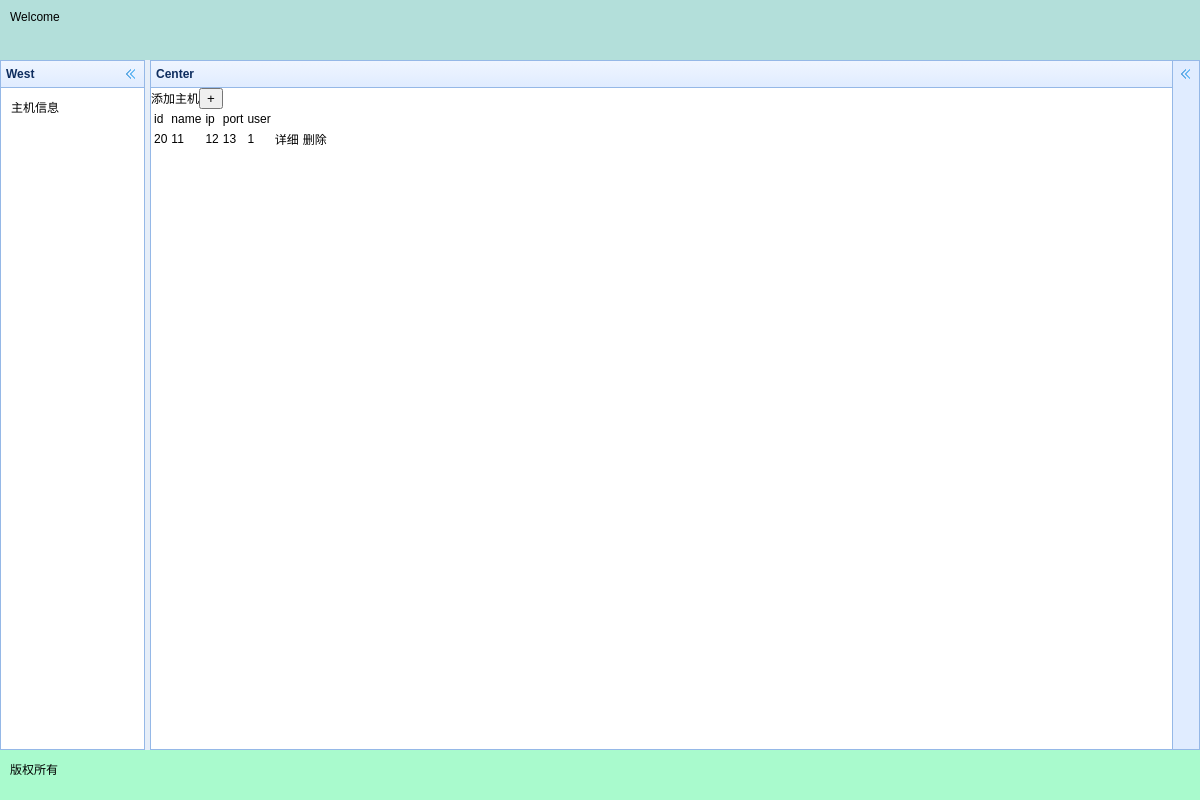
/index, run on the app's committed database.
### hostmanager/models.py (models this page shows)
class Host(models.Model):
    id = models.AutoField(primary_key=True)
    name = models.CharField(max_length=30)
    ip = models.GenericIPAddressField()
    port = models.IntegerField()
    user = models.CharField(max_length=30)
    def __repr__(self):
        return self.name

### hostmanager/views.py (the view)
# urls.py: url(r'^index', views.index),
def index(request):
    host_list = []
    data = models.Host.objects.all()
    print(data)
    for i in data:
        print(i.id, i.name, i.ip, i.port, i.user)
        host_list.append({"id": i.id, "name": i.name, "ip": i.ip, "port": i.port, "user": i.user})
    print(host_list)
    return render(request, 'index.html', {"host_list": host_list})

### templates/index.html (shortened to what this page needs)
<!DOCTYPE html>
<html>
<head>
    <link rel="stylesheet" type="text/css" href="/static/easyui/themes/default/easyui.css">
    <link rel="stylesheet" type="text/css" href="/static/easyui/themes/icon.css">
    <link rel="stylesheet" type="text/css" href="/static/easyui/demo/demo.css">
</head>
<body class="easyui-layout">
<div data-options="region:'north',border:false" style="height:60px;background:#B3DFDA;padding:10px">
    Welcome
</div>
<div data-options="region:'west',split:true,title:'West'" style="width:150px;padding:10px;">
    <div>主机信息</div>
</div>
<div data-options="region:'south',border:false" style="height:50px;background:#A9FACD;padding:10px;">
    版权所有
</div>
<div data-options="region:'center',title:'Center'">
    <span>添加主机</span><button class="add_host">+</button>
    <table>
    <tr>
                <td>id</td>
                <td>name</td>
                <td>ip</td>
                <td>port</td>
                <td>user</td>
            </tr>
        {% for i in host_list %}
            <tr>
                <td>{{ i.id }}</td>
                <td>{{ i.name }}</td>
                <td>{{ i.ip }}</td>
                <td>{{ i.port }}</td>
                <td>{{ i.user }}</td>
                <td ><div class="host_info" host_id={{ i.id }}>详细</div></td>
                <td ><div class="host_del" host_id={{ i.id }}>删除</div></td>
            </tr>
        {% endfor %}
    </table>
</div>
</body>
</html>

### static/easyui/themes/default/easyui.css (style rules this page uses)
.panel-header, .panel-body { border-width: 1px; border-style: solid; }
.panel-body { overflow: auto; border-top-width: 0; padding: 0; }
.panel-body-noheader { border-top-width: 1px; }
.panel-body-noborder { border-width: 0px; }
.panel-noscroll { overflow: hidden; }
.panel-fit, .panel-fit body { height: 100%; margin: 0; padding: 0; border: 0; overflow: hidden; }
.panel-header, .panel-body { border-color: #95B8E7; }
.panel-body { background-color: #ffffff; color: #000000; font-size: 12px; }
.layout { position: relative; overflow: hidden; margin: 0; padding: 0; z-index: 0; }
.layout-body { min-width: 1px; min-height: 1px; }

### static/easyui/demo/demo.css (style rules this page uses)
body { font-family:verdana,helvetica,arial,sans-serif; padding:20px; font-size:12px; margin:0; }

### data on the page
Host: id "20", name "11", ip "12", port "13", user "1"
